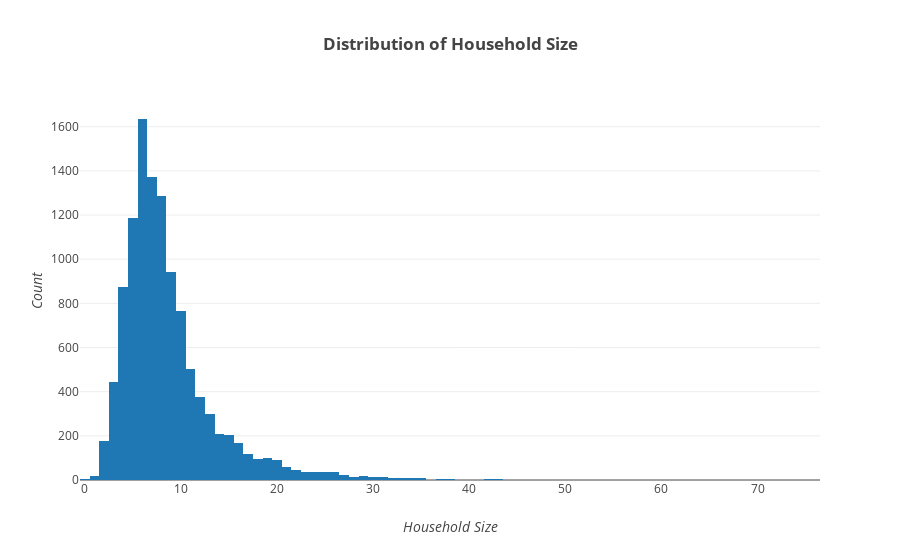

Notebook source saved alongside this figure:
### Code cell
x = np.linspace(0, np.pi, 300)

layout = go.Layout(
    title='<b>Distribution of Household Size</b>',
    yaxis=dict(
        title='<i>Count</i>'
    ),
    xaxis=dict(
        title='<i>Household Size</i>'
    )
)

data = [go.Histogram(x = df_basics_hh['hh_total'])]
fig = go.Figure(data=data, layout=layout)
py.offline.iplot(fig, filename='hist')

### Figure 1 — Plotly figure (JSON) as saved in the notebook; plotly's stock layout.template omitted (floating-point values rounded to 4 significant figures; data arrays with more than 128 entries replaced by an {"elided": "..."} marker saying what was removed)
{"data": [{"type": "histogram", "uid": "aef47824-8156-48d8-b21a-314b54efcc22", "x": {"elided": "11260 int values"}}], "layout": {"title": {"text": "<b>Distribution of Household Size</b>"}, "xaxis": {"title": {"text": "<i>Household Size</i>"}}, "yaxis": {"title": {"text": "<i>Count</i>"}}}}
